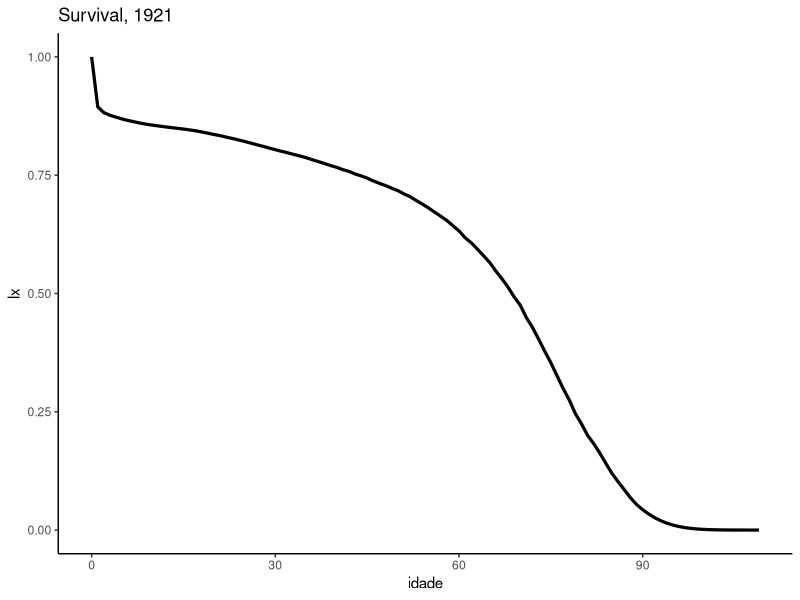
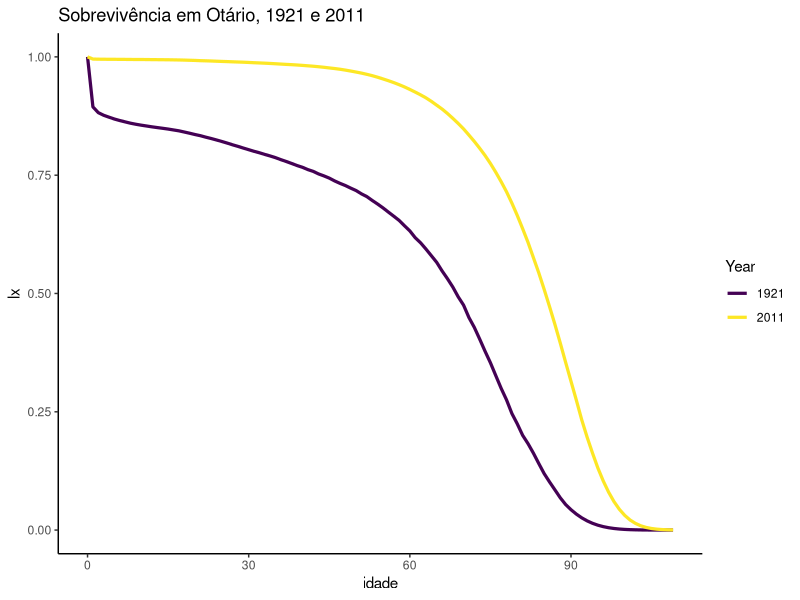
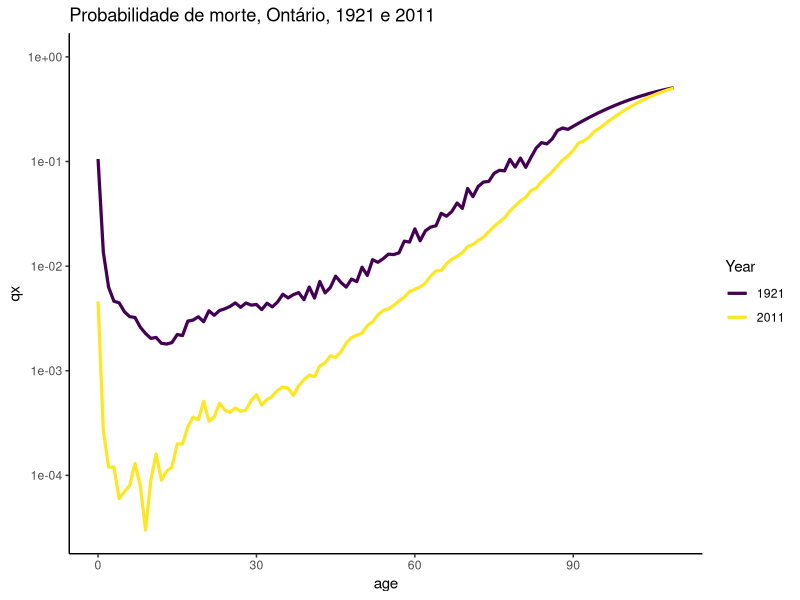
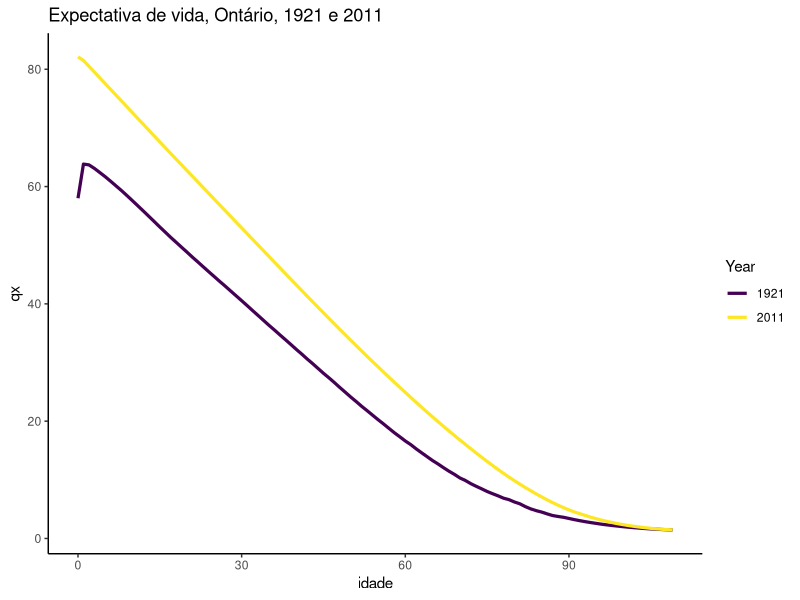
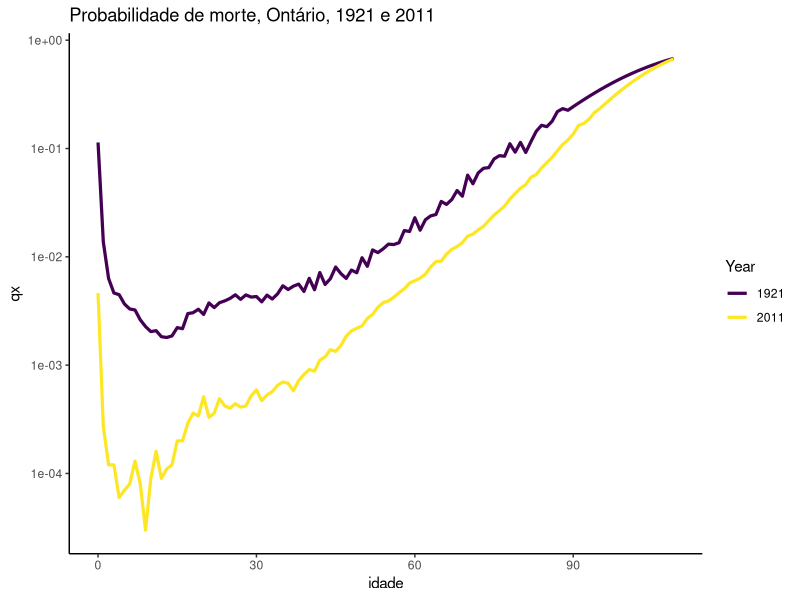
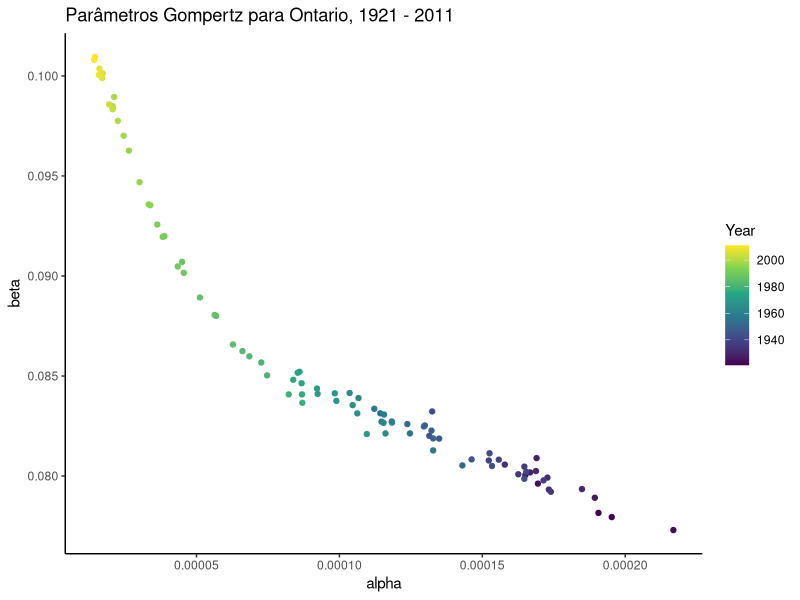
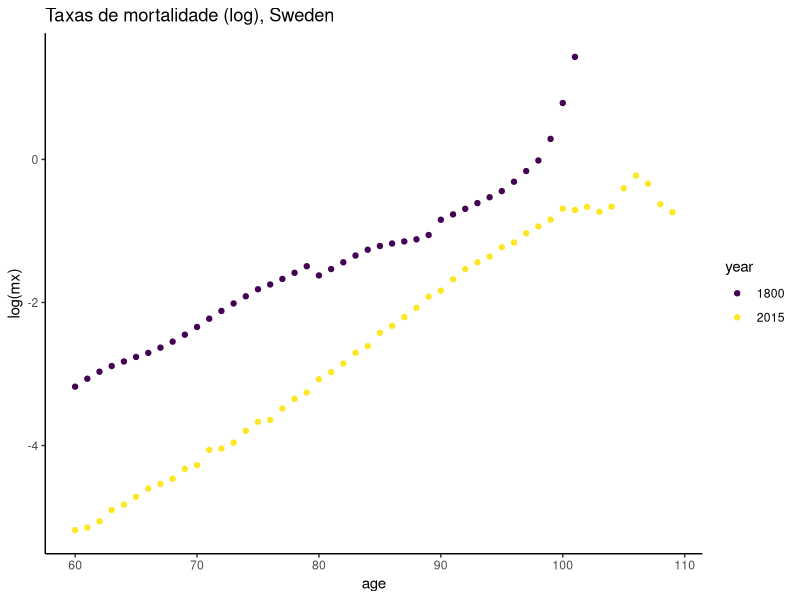
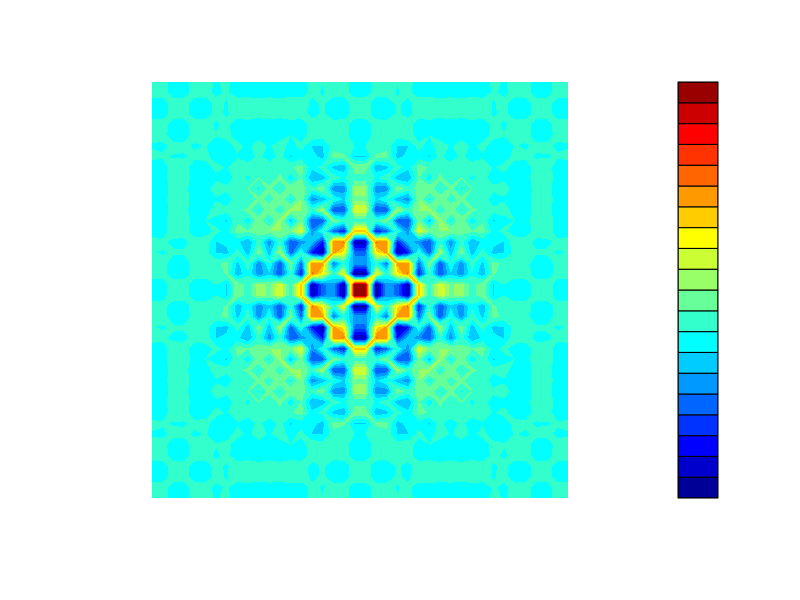

These figures' R source, in order:
## ---- chunk 1
knitr::opts_chunk$set(echo = TRUE, message = FALSE, warning = FALSE)
## ---- chunk 2
library(here)
library(RColorBrewer)

## ---- chunk 3
dm <- read.csv("Ontario.csv", header=T, sep=",")
head(dm)
## ---- chunk 4
library(dplyr)
library(tidyverse)

dm2<-dm %>% 
  filter(Year==1921) %>% 
  select(Age, lx)

dm2$Age<-as.numeric(as.character(dm2$Age))

  ggplot(dm2, aes(Age, lx/100000)) + geom_line(lwd = 1.1) + 
  ylab("lx") + xlab("idade") + 
  ggtitle("Survival, 1921") + theme_classic()+ scale_color_viridis_d()

## ---- chunk 5
dm3<-dm %>% 
  filter(Year==1921|Year==2011) %>% 
  mutate(Year = factor(Year)) 

dm3$Age<-as.numeric(as.character(dm3$Age))

  ggplot(dm3,aes(Age, lx/100000, color = Year)) + geom_line(lwd = 1.1) + 
  ylab("lx") + xlab("idade") + 
  ggtitle("Sobrevivência em Otário, 1921 e 2011") + theme_classic()+scale_color_viridis_d()
## ---- chunk 6
dm4<-dm %>% 
  filter(Year==1921|Year==2011) %>% 
  mutate(Year = factor(Year)) 

dm4$Age<-as.numeric(as.character(dm4$Age))

  ggplot(dm4, aes(Age, qx, color = Year)) + geom_line(lwd = 1.1) + 
  ylab("qx") + xlab("age") + 
  ggtitle("Probabilidade de morte, Ontário, 1921 e 2011") + 
  scale_y_log10()+ theme_classic()+ scale_color_viridis_d()

## ---- chunk 7
dm5<-dm %>% 
  filter(Year==1921|Year==2011) %>% 
  mutate(Year = factor(Year)) 

dm5$Age<-as.numeric(as.character(dm5$Age))

  ggplot(dm5, aes(Age, ex, color = Year)) + geom_line(lwd = 1.1) + 
  ylab("qx") + xlab("idade") + 
  ggtitle("Expectativa de vida, Ontário, 1921 e 2011") + theme_classic()+scale_color_viridis_d()

## ---- chunk 8
dm6<-dm %>% 
  filter(Year==1921|Year==2011) %>% 
  mutate(Year = factor(Year)) 

dm6$Age<-as.numeric(as.character(dm6$Age))

  ggplot(dm6, aes(Age, mx, color = Year)) + geom_line(lwd = 1.1) + 
  ylab("qx") + xlab("idade") + 
  ggtitle("Probabilidade de morte, Ontário, 1921 e 2011") + 
  scale_y_log10()+ theme_classic()+scale_color_viridis_d()

## ---- chunk 9
dm %>% 
  mutate(age = as.numeric(as.character(Age))) %>% 
  filter(age>49) %>% 
  select(Year, age, mx) %>% 
  mutate(log_mx = log(mx)) %>% 
  group_by(Year) %>% 
  summarise(alpha = exp((lm(log_mx~age))$coefficients[1]), beta = (lm(log_mx~age))$coefficients[2]) %>% 
  ggplot(aes(alpha, beta, color = Year)) + geom_point() +
  ggtitle("Parâmetros Gompertz para Ontario, 1921 - 2011")+ theme_classic()+scale_color_viridis_c()

## ---- chunk 10
ds <- read.table("SWE_Mx_1x1.txt", header=T)
head(ds)
## ---- chunk 11
ds %>% 
  filter(Year==2015|Year==1800) %>% 
  mutate(age = as.numeric(as.character(Age)), mx = as.numeric(as.character(Total)), year = as.factor(Year)) %>% 
  filter(age>59) %>% 
  ggplot(aes(age, log(mx), color = year)) + geom_point() + 
  ggtitle("Taxas de mortalidade (log), Sweden") + theme_classic()+scale_color_viridis_d()

## ---- chunk 12
library(matlab)
with_palette <- function(palette) {
  x <- y <- seq(-8 * pi, 8 * pi, len = 40)
  r <- sqrt(outer(x^2, y^2, "+"))
  filled.contour(cos(r^2) * exp(-r / (2 * pi)),
    axes = FALSE,
    color.palette = palette,
    asp = 1
  )
}

with_palette(jet.colors)
library(viridis)
with_palette(viridis)


## ---- chunk 13
library(dichromat)
library(purrr)
with_palette(
  compose(
    partial(dichromat, type = "deutan"),
    jet.colors
    )
)

with_palette(
  compose(
    partial(dichromat, type = "protan"),
    jet.colors
    )
)
